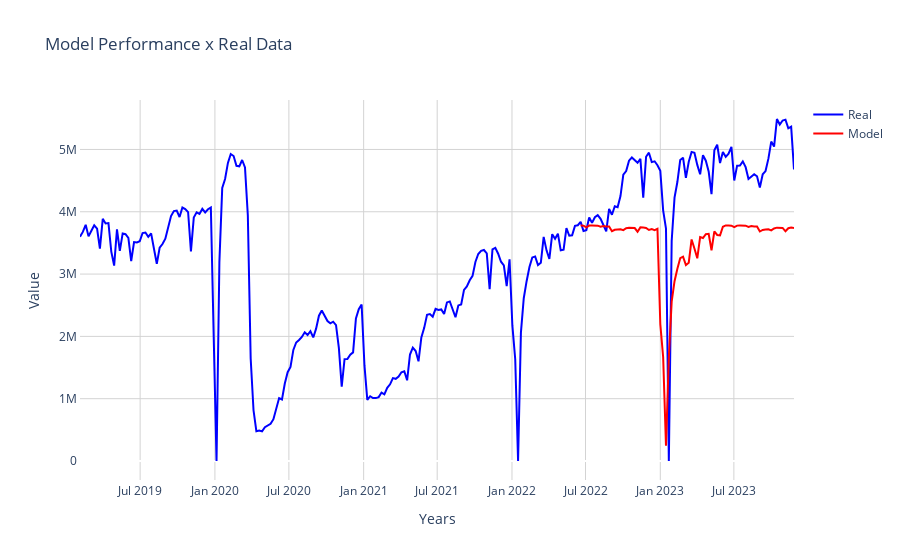

The notebook cell this image was saved under:
### Markdown cell above
### Decision tree

### Code cell
from sklearn.ensemble import ExtraTreesRegressor

# Create an object 'regressor' 
model = ExtraTreesRegressor()

features = X[['Date_year', 'Date_month', 'Date_day']]
target = X['All public transport, excluding LUAS']

params_grid = {
    'ccp_alpha': [0.0, 0.01, 0.1],
    'criterion': ['squared_error'],
    # 'max_depth': [None],
    # 'max_features': [1.0],
    # 'max_leaf_nodes': [None],
    # 'max_samples': [None],
    # 'min_impurity_decrease': [0.0],
    # 'min_samples_leaf': [1],
    # 'min_samples_split': [2],
    # 'min_weight_fraction_leaf': [0.0],
    'n_estimators': [100, 200, 300],
    'n_jobs': [None, -1]
}

results = eval_on_features(features,target, model, params_grid=params_grid)
try:
    display(f"Best_params: {results[0]}")
except :
    display(results.get_params())
